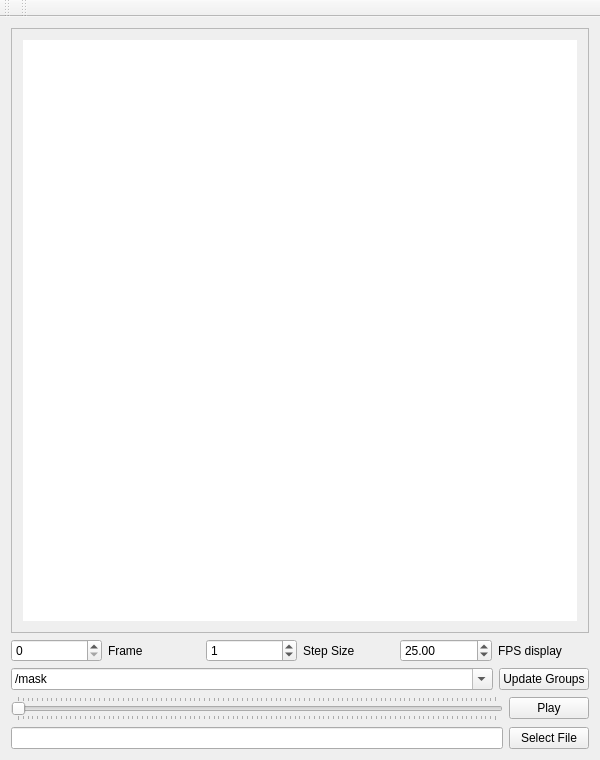
<?xml version="1.0" encoding="UTF-8"?>
<ui version="4.0">
 <class>HDF5VideoPlayer</class>
 <widget class="QMainWindow" name="HDF5VideoPlayer">
  <property name="geometry">
   <rect>
    <x>0</x>
    <y>0</y>
    <width>600</width>
    <height>760</height>
   </rect>
  </property>
  <property name="windowTitle">
   <string>HDF5VideoPlayer</string>
  </property>
  <widget class="QWidget" name="centralWidget">
   <property name="enabled">
    <bool>true</bool>
   </property>
   <layout class="QVBoxLayout" name="verticalLayout_2">
    <item>
     <layout class="QVBoxLayout" name="verticalLayout">
      <item>
       <widget class="QScrollArea" name="scrollArea">
        <property name="frameShadow">
         <enum>QFrame::Sunken</enum>
        </property>
        <property name="widgetResizable">
         <bool>true</bool>
        </property>
        <widget class="QWidget" name="scrollAreaWidgetContents">
         <property name="geometry">
          <rect>
           <x>0</x>
           <y>0</y>
           <width>572</width>
           <height>525</height>
          </rect>
         </property>
         <layout class="QVBoxLayout" name="verticalLayout_3">
          <item>
           <widget class="QGraphicsView" name="mainGraphicsView">
            <property name="autoFillBackground">
             <bool>false</bool>
            </property>
            <property name="frameShape">
             <enum>QFrame::NoFrame</enum>
            </property>
            <property name="verticalScrollBarPolicy">
             <enum>Qt::ScrollBarAlwaysOff</enum>
            </property>
            <property name="horizontalScrollBarPolicy">
             <enum>Qt::ScrollBarAlwaysOff</enum>
            </property>
            <property name="dragMode">
             <enum>QGraphicsView::ScrollHandDrag</enum>
            </property>
            <property name="transformationAnchor">
             <enum>QGraphicsView::AnchorUnderMouse</enum>
            </property>
            <property name="resizeAnchor">
             <enum>QGraphicsView::AnchorUnderMouse</enum>
            </property>
           </widget>
          </item>
         </layout>
        </widget>
       </widget>
      </item>
      <item>
       <layout class="QHBoxLayout" name="horizontalLayout_3">
        <item>
         <widget class="QSpinBox" name="spinBox_frame">
          <property name="maximum">
           <number>999999999</number>
          </property>
         </widget>
        </item>
        <item>
         <widget class="QLabel" name="label_frame">
          <property name="text">
           <string>Frame</string>
          </property>
         </widget>
        </item>
        <item>
         <widget class="QSpinBox" name="spinBox_step">
          <property name="maximum">
           <number>999999999</number>
          </property>
          <property name="value">
           <number>1</number>
          </property>
         </widget>
        </item>
        <item>
         <widget class="QLabel" name="label_step">
          <property name="text">
           <string>Step Size</string>
          </property>
         </widget>
        </item>
        <item>
         <widget class="QDoubleSpinBox" name="doubleSpinBox_fps">
          <property name="maximum">
           <double>100.000000000000000</double>
          </property>
          <property name="value">
           <double>25.000000000000000</double>
          </property>
         </widget>
        </item>
        <item>
         <widget class="QLabel" name="label_fps">
          <property name="text">
           <string>FPS display</string>
          </property>
         </widget>
        </item>
       </layout>
      </item>
      <item>
       <layout class="QHBoxLayout" name="horizontalLayout_6">
        <item>
         <widget class="QComboBox" name="comboBox_h5path">
          <property name="editable">
           <bool>true</bool>
          </property>
          <item>
           <property name="text">
            <string>/mask</string>
           </property>
          </item>
          <item>
           <property name="text">
            <string>/full_data</string>
           </property>
          </item>
         </widget>
        </item>
        <item>
         <widget class="QPushButton" name="pushButton_h5groups">
          <property name="sizePolicy">
           <sizepolicy hsizetype="Maximum" vsizetype="Fixed">
            <horstretch>0</horstretch>
            <verstretch>0</verstretch>
           </sizepolicy>
          </property>
          <property name="text">
           <string>Update Groups</string>
          </property>
         </widget>
        </item>
       </layout>
      </item>
      <item>
       <layout class="QHBoxLayout" name="horizontalLayout_2">
        <item>
         <widget class="QSlider" name="imageSlider">
          <property name="cursor">
           <cursorShape>OpenHandCursor</cursorShape>
          </property>
          <property name="mouseTracking">
           <bool>true</bool>
          </property>
          <property name="autoFillBackground">
           <bool>false</bool>
          </property>
          <property name="maximum">
           <number>100</number>
          </property>
          <property name="orientation">
           <enum>Qt::Horizontal</enum>
          </property>
          <property name="invertedAppearance">
           <bool>false</bool>
          </property>
          <property name="invertedControls">
           <bool>false</bool>
          </property>
          <property name="tickPosition">
           <enum>QSlider::TicksBothSides</enum>
          </property>
         </widget>
        </item>
        <item>
         <widget class="QPushButton" name="playButton">
          <property name="text">
           <string>Play</string>
          </property>
          <property name="checkable">
           <bool>false</bool>
          </property>
         </widget>
        </item>
       </layout>
      </item>
      <item>
       <layout class="QHBoxLayout" name="horizontalLayout">
        <item>
         <widget class="QLineEdit" name="lineEdit_video">
          <property name="text">
           <string/>
          </property>
         </widget>
        </item>
        <item>
         <widget class="QPushButton" name="pushButton_video">
          <property name="text">
           <string>Select File</string>
          </property>
         </widget>
        </item>
       </layout>
      </item>
     </layout>
    </item>
   </layout>
   <zorder></zorder>
  </widget>
  <widget class="QMenuBar" name="menuBar">
   <property name="geometry">
    <rect>
     <x>0</x>
     <y>0</y>
     <width>600</width>
     <height>22</height>
    </rect>
   </property>
  </widget>
  <widget class="QToolBar" name="mainToolBar">
   <attribute name="toolBarArea">
    <enum>TopToolBarArea</enum>
   </attribute>
   <attribute name="toolBarBreak">
    <bool>false</bool>
   </attribute>
  </widget>
  <widget class="QToolBar" name="toolBar">
   <property name="windowTitle">
    <string>toolBar</string>
   </property>
   <attribute name="toolBarArea">
    <enum>TopToolBarArea</enum>
   </attribute>
   <attribute name="toolBarBreak">
    <bool>false</bool>
   </attribute>
  </widget>
 </widget>
 <layoutdefault spacing="6" margin="11"/>
 <resources/>
 <connections/>
</ui>
